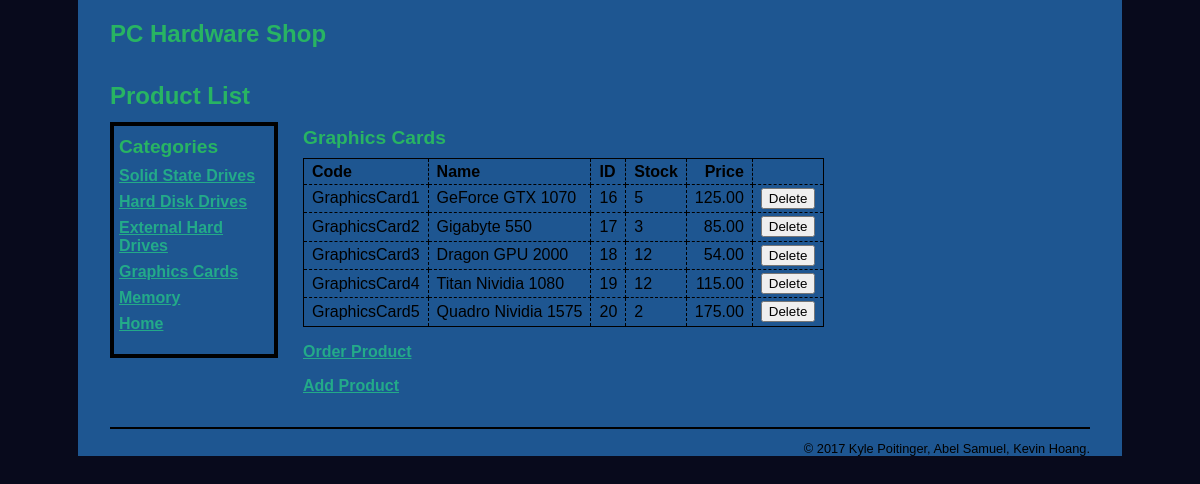
Screenshot of /product_manager/index.php?category_id=4 with the database file from the repository.
### tables this page shows
CREATE TABLE categories (
  categoryID       INT(11)        NOT NULL   AUTO_INCREMENT,
  categoryName     VARCHAR(255)   NOT NULL,
  PRIMARY KEY (categoryID)
);

CREATE TABLE products (
  productID        INT(11)        NOT NULL   AUTO_INCREMENT,
  categoryID       INT(11)        NOT NULL,
  productCode      VARCHAR(20)    NOT NULL   UNIQUE,
  productName      VARCHAR(255)   NOT NULL,
  listPrice        DECIMAL(10,2)  NOT NULL,
  stock            INT(11)        Not Null,
  PRIMARY KEY (productID)
);

### model/category_db.php (called while the page is built, shortened)
<?php
function get_categories() {
    global $db;
    $query = 'SELECT * FROM categories
              ORDER BY categoryID';
    $statement = $db->prepare($query);
    $statement->execute();
    return $statement;
}
function get_category_name($category_id) {
    global $db;
    $query = 'SELECT * FROM categories
              WHERE categoryID = :category_id';
    $statement = $db->prepare($query);
    $statement->bindValue(':category_id', $category_id);
    $statement->execute();
    $category = $statement->fetch();
    $category_name = $category['categoryName'];
    return $category_name;
}
?>

### model/product_db.php (called while the page is built, shortened)
<?php
function get_products_by_category($category_id) {
    global $db;
    $query = 'SELECT * FROM products
              WHERE products.categoryID = :category_id
              ORDER BY productID';
    $statement = $db->prepare($query);
    $statement->bindValue(":category_id", $category_id);
    $statement->execute();
    $products = $statement->fetchAll();
    return $products;
}
?>

### product_manager/product_list.php (the view, shortened to what this page needs)
<?php include '../view/header.php'; ?>
<main>
    <h1>Product List</h1>
    <aside>
        <h2>Categories</h2>
        <nav>
        <ul>
        <?php foreach ($categories as $category) : ?>
            <li>
            <a href="?category_id=<?php echo $category['categoryID']; ?>">
                <?php echo $category['categoryName']; ?>
            </a>
            </li>
        <?php endforeach; ?>
        <a href="/PChardwareshop/index.php">Home</a>
        </ul>
        </nav>
    </aside>
    <section>
        <h2><?php echo $category_name; ?></h2>
        <table>
            <tr>
                <th>Code</th>
                <th>Name</th>
                <th>ID</th>
                <th>Stock</th>
                <th class="right">Price</th>
                <th>&nbsp;</th>
            </tr>
            <?php foreach ($products as $product) : ?>
            <tr>
                <td><?php echo $product['productCode']; ?></td>
                <td><?php echo $product['productName']; ?></td>
                <td><?php echo $product['productID']; ?></td>
                <td><?php echo $product['stock']; ?></td>
                <td class="right"><?php echo $product['listPrice']; ?></td>
                <td><form action="." method="post">
                    <input type="submit" value="Delete">
                </form></td>
            </tr>
            <?php endforeach; ?>
        </table>
        <p><a href="?action=show_order_form">Order Product</a></p>
        <p class="last_paragraph">
            <a href="?action=show_add_form">Add Product</a>
        </p>
    </section>
</main>
<?php include '../view/footer.php'; ?>

### main.css (style rules this page uses)
html { background-color: #080a1c; }
body { font-family: Arial, Helvetica, sans-serif; width: 980px; margin: 0 auto; padding: 0 2em; background-color: #1e5691; }
aside { float: left; width: 150px; border: 4px solid black; padding: 5px; }
section { float: left; width: 600px; padding-left: 25px; }
h1 { font-size: 150%; margin: .5em 0; }
h2 { font-size: 120%; margin: .25em 0 .5em; }
h1, h2 { color: #28B463; }
ul { list-style-type: none; margin: 0; padding-left: 0; padding-bottom: 1em; }
li { padding-bottom: 0.5em; }
a { color: #23aa89; font-weight: bold; }
table { border: 1px solid black; border-collapse: collapse; margin-bottom: 1em; }
td, th { border: 1px dashed black; padding: .2em .5em .2em .5em; text-align: left; }
.right { text-align: right; }
.last_paragraph { margin-bottom: 2em; }

### rows the page displays
categories: categoryName "Solid State Drives"
categories: categoryName "Hard Disk Drives"
categories: categoryName "External Hard Drives"
categories: categoryName "Graphics Cards"
categories: categoryName "Memory"
products: productCode "GraphicsCard1", productName "GeForce GTX 1070", productID "16", stock "5", listPrice "125.00"
products: productCode "GraphicsCard2", productName "Gigabyte 550", productID "17", stock "3", listPrice "85.00"
products: productCode "GraphicsCard3", productName "Dragon GPU 2000", productID "18", stock "12", listPrice "54.00"
products: productCode "GraphicsCard4", productName "Titan Nividia 1080", productID "19", stock "12", listPrice "115.00"
products: productCode "GraphicsCard5", productName "Quadro Nividia 1575", productID "20", stock "2", listPrice "175.00"
